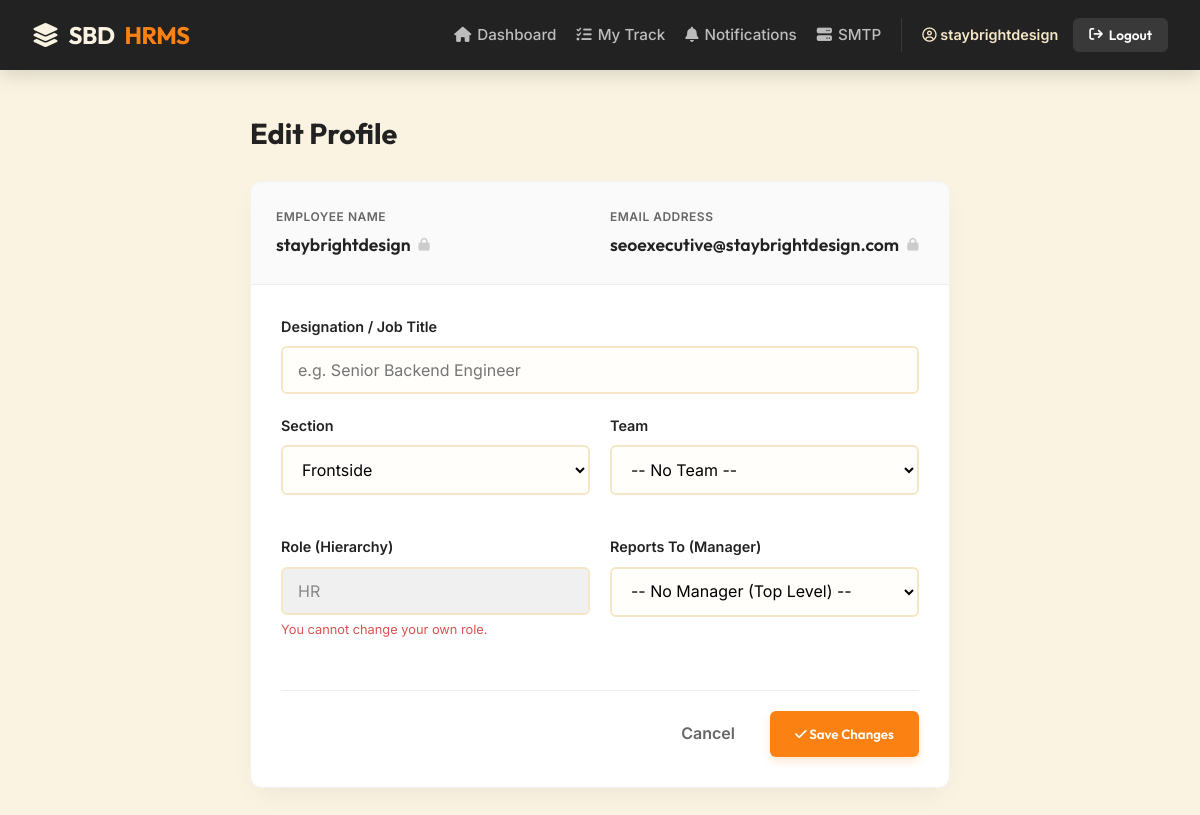
/edit-employee/1/ (signed in), run on the app's committed database.
### accounts/models.py (models this page shows, shortened)
class User(AbstractUser):
    SECTION_CHOICES = (
        ('Frontside', 'Frontside'),
        ('Backside', 'Backside'),
        ('Management', 'Management'),
    )
    ROLE_CHOICES = (
        ('Director', 'Director'),
        ('Manager', 'Manager'),
        ('TL', 'Team Leader'),
        ('Employee', 'Employee'),
        ('HR', 'HR'),
    )
    company = models.ForeignKey(Company, on_delete=models.CASCADE, null=True, blank=True)
    team = models.ForeignKey(Team, on_delete=models.SET_NULL, null=True, blank=True, related_name='members')
    section = models.CharField(max_length=20, choices=SECTION_CHOICES, null=True, blank=True)
    role = models.CharField(max_length=20, choices=ROLE_CHOICES, default='Employee')
    designation = models.CharField(max_length=100, null=True, blank=True)
    monthly_salary = models.DecimalField(max_digits=10, decimal_places=2, default=0.00)
    esi_percentage = models.DecimalField(max_digits=5, decimal_places=2, default=0.75, help_text="Percentage (e.g., 0.75)")
    professional_tax = models.DecimalField(max_digits=10, decimal_places=2, default=0.00, help_text="Fixed Amount (e.g., 120)")
    otp = models.CharField(max_length=6, null=True, blank=True)
    is_approved = models.BooleanField(default=False)
    reports_to = models.ForeignKey('self', on_delete=models.SET_NULL, null=True, blank=True, related_name='subordinates')

### dashboard/views.py (the view, shortened to what this page needs)
# urls.py: path('edit-employee/<int:user_id>/', dash_views.edit_employee, name='edit_employee'),
@login_required
def edit_employee(request, user_id):
    if request.user.role != 'HR':
        return redirect('dashboard')
    employee = get_object_or_404(User, id=user_id, company=request.user.company)
    teams = Team.objects.filter(company=request.user.company)
    active_users = User.objects.filter(
        company=request.user.company,
        is_approved=True
    ).exclude(id=employee.id)
    return render(request, 'dashboard/edit_employee.html', {
        'employee': employee,
        'active_users': active_users,
        'teams': teams
    })

### templates/dashboard/edit_employee.html (shortened to what this page needs)
{% extends 'base.html' %}
{% block content %}
<div class="edit-wrapper">
    <div class="page-header">
        <h2 class="page-title">Edit Profile</h2>
    </div>
    <div class="edit-card">
        <form method="POST">
            <div class="identity-section">
                <div class="static-field">
                    <label>Employee Name</label>
                    <div class="static-value">
                        {{ employee.username }} <i class="fa-solid fa-lock lock-icon" title="Cannot be changed"></i>
                    </div>
                </div>
                <div class="static-field">
                    <label>Email Address</label>
                    <div class="static-value">
                        {{ employee.email }} <i class="fa-solid fa-lock lock-icon" title="Cannot be changed"></i>
                    </div>
                </div>
            </div>
            <div class="form-body">
                <div class="form-group">
                    <label>Designation / Job Title</label>
                    <input type="text" name="designation" value="{{ employee.designation|default:'' }}" required placeholder="e.g. Senior Backend Engineer">
                </div>
                <div style="display: grid; grid-template-columns: 1fr 1fr; gap: 20px; margin-bottom: 20px;">
                    <div class="form-group">
                        <label>Section</label>
                        <select name="section">
                            <option value="Frontside" {% if employee.section == 'Frontside' %}selected{% endif %}>Frontside</option>
                        </select>
                    </div>
                    <div class="form-group">
                        <label>Team</label>
                        <select name="team_id">
                            <option value="">-- No Team --</option>
                        </select>
                    </div>
                </div>
                <div style="display: grid; grid-template-columns: 1fr 1fr; gap: 20px;">
                    <div class="form-group">
                        <label>Role (Hierarchy)</label>
                        {% if employee.id == user.id %}
                            <input type="text" value="{{ employee.role }}" disabled style="background: #f0f0f0; color: #888;">
                            <small style="color: #d9534f; font-size: 0.8rem; margin-top: 5px; display: block;">
                                You cannot change your own role.
                            </small>
                        {% endif %}
                    </div>
                    <div class="form-group">
                        <label>Reports To (Manager)</label>
                        <select name="reports_to">
                            <option value="">-- No Manager (Top Level) --</option>
                        </select>
                    </div>
                </div>
                <div class="form-actions">
                    <a href="{% url 'hr_dashboard' %}" class="btn-cancel">Cancel</a>
                    <button type="submit" class="btn-save">
                        <i class="fa-solid fa-check"></i> Save Changes
                    </button>
                </div>
            </div>
        </form>
    </div>
</div>
{% endblock %}

### templates/base.html (shortened to what this page needs)
<!DOCTYPE html>
<html lang="en">
<head>
    <link rel="stylesheet" href="https://cdnjs.cloudflare.com/ajax/libs/font-awesome/6.4.0/css/all.min.css">
</head>
<body>
    <nav class="navbar">
        <div class="nav-container">
            <a href="{% url 'dashboard' %}" class="nav-brand">
                <i class="fa-solid fa-layer-group"></i> SBD<span>HRMS</span>
            </a>
            <div class="nav-links">
                {% if user.is_authenticated %}
                    <a href="{% url 'dashboard' %}" class="nav-link">
                        <i class="fa-solid fa-house"></i> Dashboard
                    </a>
                    <a href="{% url 'track_sheet' user.id %}" class="nav-link">
                        <i class="fa-solid fa-list-check"></i> My Track
                    </a>
                    <a href="{% url 'notifications_view' %}" class="nav-link">
                        <i class="fa-solid fa-bell"></i> Notifications
                    </a>
                    {% if user.role == 'HR' %}
                        <a href="{% url 'smtp_settings' %}" class="nav-link">
                            <i class="fa-solid fa-server"></i> SMTP
                        </a>
                    {% endif %}
                    <div class="user-menu">
                        <span class="user-name">
                            <i class="fa-regular fa-circle-user"></i> {{ user.username }}
                        </span>
                        <form action="{% url 'logout' %}" method="post" style="display:inline;">
                            <button type="submit" class="btn btn-nav-logout">
                                <i class="fa-solid fa-arrow-right-from-bracket"></i> Logout
                            </button>
                        </form>
                    </div>
                {% else %}
                    <a href="{% url 'login' %}" class="nav-link">Login</a>
                    <a href="{% url 'signup' %}" class="nav-link">Employee Signup</a>
                {% endif %}
            </div>
        </div>
    </nav>
    <main class="main-container">
        {% block content %}{% endblock %}
    </main>
</body>
</html>

### templates/base.html (style rules this page uses)
:root { --c-cream: #FAF3E1; --c-beige: #F5E7C6; --c-orange: #FA8112; --c-charcoal: #222222; --c-orange-hover: #d66a0a; --c-text-light: #ffffff; --c-text-muted: #666666; --radius-md: 12px; --radius-sm: 6px; --shadow-card: 0 10px 30px -10px rgba(0,0,0,0.08); --nav-height: 70px; }
* { box-sizing: border-box; margin: 0; padding: 0; }
body { font-family: 'Inter', sans-serif; background-color: var(--c-cream); color: var(--c-charcoal); line-height: 1.6; min-height: 100vh; display: flex; flex-direction: column; }
a { text-decoration: none; transition: 0.2s ease; }
.navbar { background-color: var(--c-charcoal); height: var(--nav-height); display: flex; align-items: center; padding: 0 2rem; position: sticky; top: 0; z-index: 1000; box-shadow: 0 4px 20px rgba(0,0,0,0.15); }
.nav-container { width: 100%; max-width: 1200px; margin: 0 auto; display: flex; justify-content: space-between; align-items: center; }
.nav-brand { font-family: 'Outfit', sans-serif; font-weight: 700; font-size: 1.5rem; color: var(--c-cream); letter-spacing: -0.5px; display: flex; align-items: center; gap: 10px; }
.nav-brand span { color: var(--c-orange); }
.nav-links { display: flex; align-items: center; gap: 20px; }
.nav-link { color: rgba(255,255,255,0.7); font-weight: 500; font-size: 0.95rem; display: flex; align-items: center; gap: 6px; }
.user-menu { display: flex; align-items: center; gap: 15px; padding-left: 20px; border-left: 1px solid rgba(255,255,255,0.1); }
.user-name { color: var(--c-beige); font-size: 0.9rem; font-weight: 600; }
.btn { display: inline-block; padding: 10px 20px; border-radius: var(--radius-sm); font-weight: 600; font-family: 'Outfit', sans-serif; cursor: pointer; border: none; transition: all 0.2s ease; font-size: 0.9rem; }
.btn-nav-logout { background: rgba(255,255,255,0.1); color: white; padding: 8px 16px; font-size: 0.85rem; display: flex; align-items: center; gap: 6px; }
.main-container { width: 100%; max-width: 1000px; margin: 40px auto; padding: 0 20px; flex: 1; }
.form-group { margin-bottom: 1.2rem; }
label { display: block; margin-bottom: 8px; font-weight: 600; font-size: 0.9rem; color: var(--c-charcoal); }
input[type="text"], input[type="email"], input[type="password"], input[type="number"], input[type="date"], textarea, select { width: 100%; padding: 12px 15px; border: 2px solid var(--c-beige); border-radius: var(--radius-sm); font-size: 1rem; background: #FFFEFA; transition: border-color 0.2s; font-family: 'Inter', sans-serif; }

### templates/dashboard/edit_employee.html (style rules this page uses)
.edit-wrapper { max-width: 700px; margin: 0 auto; }
.page-header { margin-bottom: 25px; display: flex; align-items: center; gap: 15px; }
.page-title { font-family: 'Outfit', sans-serif; font-size: 1.8rem; color: var(--c-charcoal); }
.edit-card { background: white; border-radius: var(--radius-md); box-shadow: var(--shadow-card); overflow: hidden; border: 1px solid rgba(0,0,0,0.05); }
.identity-section { background: #fafafa; padding: 25px; border-bottom: 1px solid #eee; display: grid; grid-template-columns: 1fr 1fr; gap: 20px; }
.static-field label { font-size: 0.75rem; text-transform: uppercase; letter-spacing: 0.5px; color: var(--c-text-muted); margin-bottom: 5px; display: block; }
.static-value { font-family: 'Outfit', sans-serif; font-size: 1.1rem; font-weight: 600; color: var(--c-charcoal); display: flex; align-items: center; gap: 8px; }
.lock-icon { font-size: 0.8rem; color: #ccc; }
.form-body { padding: 30px; }
.form-group { margin-bottom: 20px; }
label { display: block; margin-bottom: 8px; font-weight: 600; font-size: 0.9rem; color: var(--c-charcoal); }
input[type="text"], select { width: 100%; padding: 12px 15px; border: 2px solid var(--c-beige); border-radius: var(--radius-sm); font-size: 1rem; background: #FFFEFA; transition: all 0.2s; font-family: 'Inter', sans-serif; }
.form-actions { margin-top: 30px; padding-top: 20px; border-top: 1px solid #eee; display: flex; justify-content: flex-end; gap: 15px; }
.btn-cancel { padding: 10px 20px; color: var(--c-text-muted); text-decoration: none; font-weight: 600; border-radius: var(--radius-sm); transition: background 0.2s; }
.btn-save { padding: 10px 25px; background-color: var(--c-orange); color: white; border: none; border-radius: var(--radius-sm); font-weight: 600; cursor: pointer; font-family: 'Outfit', sans-serif; box-shadow: 0 4px 10px rgba(250, 129, 18, 0.2); }

### data on the page
User: username "staybrightdesign", email "seoexecutive@staybrightdesign.com", role "HR"
